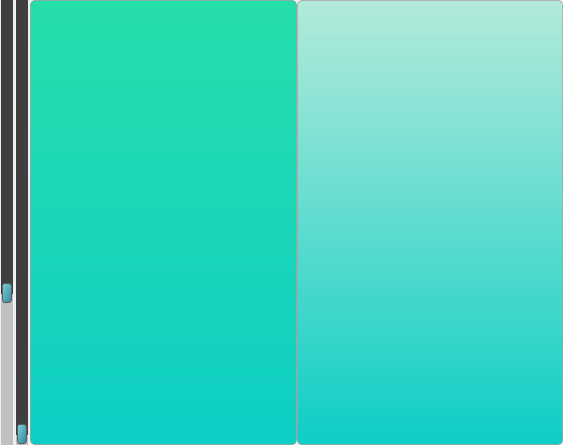
              <widget class="QWidget" name="scrollAreaWidgetContents">
               <property name="geometry">
                <rect>
                 <x>0</x>
                 <y>0</y>
                 <width>563</width>
                 <height>445</height>
                </rect>
               </property>
               <layout class="QHBoxLayout" name="horizontalLayout_17">
                <property name="spacing">
                 <number>0</number>
                </property>
                <property name="leftMargin">
                 <number>0</number>
                </property>
                <property name="topMargin">
                 <number>0</number>
                </property>
                <property name="rightMargin">
                 <number>0</number>
                </property>
                <property name="bottomMargin">
                 <number>0</number>
                </property>
                <item>
                 <widget class="QWidget" name="widget" native="true">
                  <layout class="QHBoxLayout" name="horizontalLayout_27">
                   <property name="spacing">
                    <number>0</number>
                   </property>
                   <property name="leftMargin">
                    <number>0</number>
                   </property>
                   <property name="topMargin">
                    <number>0</number>
                   </property>
                   <property name="rightMargin">
                    <number>0</number>
                   </property>
                   <property name="bottomMargin">
                    <number>0</number>
                   </property>
                   <item>
                    <widget class="QSlider" name="scaleSlider">
                     <property name="sizePolicy">
                      <sizepolicy hsizetype="Fixed" vsizetype="Ignored">
                       <horstretch>0</horstretch>
                       <verstretch>0</verstretch>
                      </sizepolicy>
                     </property>
                     <property name="toolTip">
                      <string>&lt;html&gt;&lt;head/&gt;&lt;body&gt;&lt;p&gt;scaleSlider&lt;/p&gt;&lt;/body&gt;&lt;/html&gt;</string>
                     </property>
                     <property name="styleSheet">
                      <string notr="true">QSlider::groove:vertical {
    border: 1px solid #999999;
    background: qlineargradient(x1: 0, y1: 0, x2: 0, y2: 1, stop: 0 #E6E6E6, stop: 1.0 #24c4da);
    width: 10px;
    margin: 2px 0;
}

QSlider::handle:vertical {
    background: qlineargradient(x1: 0, y1: 0, x2: 1, y2: 1, stop: 0 #79D2DE, stop: 1.0 #37849B);
    border: 1px solid #5c5c5c;
    height: 18px;
    margin: -2px 0; /* handle is placed by default on the contents rect of the groove. Expand outside the groove */
    border-radius: 3px;
}

QSlider::add-page:vertical {
    background: #C0C0C0;
}

QSlider::sub-page:vertical {
    background: #3F3F3F;
}
</string>
                     </property>
                     <property name="minimum">
                      <number>50</number>
                     </property>
                     <property name="maximum">
                      <number>200</number>
                     </property>
                     <property name="pageStep">
                      <number>0</number>
                     </property>
                     <property name="value">
                      <number>100</number>
                     </property>
                     <property name="orientation">
                      <enum>Qt::Vertical</enum>
                     </property>
                    </widget>
                   </item>
                   <item>
                    <widget class="QSlider" name="rotationSlider">
                     <property name="styleSheet">
                      <string notr="true">QSlider::groove:vertical {
    border: 1px solid #999999;
    background: qlineargradient(x1: 0, y1: 0, x2: 0, y2: 1, stop: 0 #E6E6E6, stop: 1.0 #CCCCCC);
    width: 10px;
    margin: 2px 0;
}

QSlider::handle:vertical {
    background: qlineargradient(x1: 0, y1: 0, x2: 1, y2: 1, stop: 0 #79D2DE, stop: 1.0 #37849B);
    border: 1px solid #5c5c5c;
    height: 18px;
    margin: -2px 0; /* handle is placed by default on the contents rect of the groove. Expand outside the groove */
    border-radius: 3px;
}

QSlider::add-page:vertical {
    background: #C0C0C0;
}

QSlider::sub-page:vertical {
    background: #3F3F3F;
}
</string>
                     </property>
                     <property name="maximum">
                      <number>720</number>
                     </property>
                     <property name="singleStep">
                      <number>1</number>
                     </property>
                     <property name="orientation">
                      <enum>Qt::Vertical</enum>
                     </property>
                    </widget>
                   </item>
                   <item>
                    <widget class="QLabel" name="imageLabel">
                     <property name="styleSheet">
                      <string notr="true">QLabel {
    background-color: qlineargradient(x1:0, y1:0, x2:0, y2:1, stop: 0 rgb(38, 222, 170,1), stop: 1 rgba(13, 206, 197, 255));
    border: 1px solid rgba(128, 128, 128, 128);
    border-radius: 5px;
    box-shadow: 0 0 5px rgba(0, 0, 0, 50);
    color: rgba(255, 255, 255, 255);
    font: 10pt &quot;Roboto&quot;;
}

QLabel::hover {
    background-color: qlineargradient(x1:0, y1:0, x2:0, y2:1, stop: 0 rgba(3, 85, 160, 200), stop: 1 rgba(13, 206, 197, 200));
}

QLabel::indicator {
    width: 16px;
    height: 16px;
    image: url(:/icons/your_icon.png);
    opacity: 0.5;
    position: absolute;
    left: 50%;
    top: 50%;
    margin-left: -8px;
    margin-top: -8px;
}
</string>
                     </property>
                     <property name="text">
                      <string/>
                     </property>
                    </widget>
                   </item>
                   <item>
                    <widget class="QLabel" name="imageLabel_2">
                     <property name="styleSheet">
                      <string notr="true">QLabel {
    background-color: qlineargradient(x1:0, y1:0, x2:0, y2:1, stop: 0 rgb(38, 222, 170,0.3), stop: 1 rgba(13, 206, 197, 255));
    border: 1px solid rgba(128, 128, 128, 128);
    border-radius: 5px;
    box-shadow: 0 0 5px rgba(0, 0, 0, 50);
    color: rgba(255, 255, 255, 255);
    font: 10pt &quot;Roboto&quot;;
}

QLabel::hover {
    background-color: qlineargradient(x1: 0, y1: 0, x2: 0, y2: 1, stop: 0 rgba(255, 0, 0, 255), stop: 1.0 rgba(13, 206, 197, 255));
}

QLabel::indicator {
    width: 16px;
    height: 16px;
    image: url(:/icons/your_icon.png);
    opacity: 0.5;
    position: absolute;
    left: 50%;
    top: 50%;
    margin-left: -8px;
    margin-top: -8px;
}
</string>
                     </property>
                     <property name="text">
                      <string/>
                     </property>
                    </widget>
                   </item>
                  </layout>
                 </widget>
                </item>
               </layout>
              </widget>
